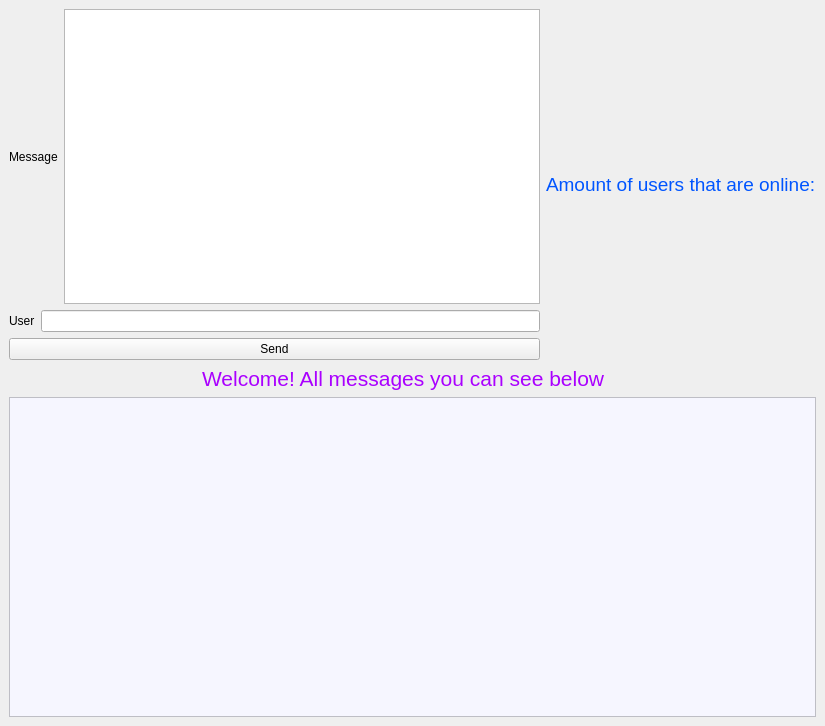
<?xml version="1.0" encoding="UTF-8"?>
<ui version="4.0">
 <class>MainWindow</class>
 <widget class="QMainWindow" name="MainWindow">
  <property name="geometry">
   <rect>
    <x>0</x>
    <y>0</y>
    <width>825</width>
    <height>726</height>
   </rect>
  </property>
  <property name="windowTitle">
   <string>MainWindow</string>
  </property>
  <property name="styleSheet">
   <string notr="true">QHeaderView::section {
    background-color: rgb(232,232,255);
    font-size: 11pt;
    border-style: none;
    border-bottom: 1px solid #fffff8;
    border-right: 1px solid #fffff8;
}

QHeaderView::section:horizontal
{
    border-top: 1px solid #fffff8;
}

QTableWidget {
    gridline-color: #fffff8;
    background-color: rgb(246,246,255);
    font-size: 11pt;
}</string>
  </property>
  <widget class="QWidget" name="centralwidget">
   <layout class="QGridLayout" name="gridLayout">
    <item row="0" column="0">
     <layout class="QVBoxLayout" name="verticalLayout_4">
      <item>
       <layout class="QHBoxLayout" name="horizontalLayout_4">
        <item>
         <layout class="QVBoxLayout" name="verticalLayout_3">
          <item>
           <layout class="QVBoxLayout" name="verticalLayout_2">
            <item>
             <layout class="QHBoxLayout" name="horizontalLayout_2">
              <item>
               <widget class="QLabel" name="label">
                <property name="text">
                 <string>Message</string>
                </property>
               </widget>
              </item>
              <item>
               <widget class="QTextEdit" name="textEdit"/>
              </item>
             </layout>
            </item>
            <item>
             <layout class="QHBoxLayout" name="horizontalLayout_3">
              <item>
               <widget class="QLabel" name="label_2">
                <property name="text">
                 <string>User</string>
                </property>
               </widget>
              </item>
              <item>
               <widget class="QLineEdit" name="lineEditUser"/>
              </item>
             </layout>
            </item>
           </layout>
          </item>
          <item>
           <widget class="QPushButton" name="pushButtonSend">
            <property name="text">
             <string>Send</string>
            </property>
           </widget>
          </item>
         </layout>
        </item>
        <item>
         <widget class="QLabel" name="labelAmount">
          <property name="text">
           <string>&lt;html&gt;&lt;head/&gt;&lt;body&gt;&lt;p&gt;&lt;span style=&quot; font-size:14pt; color:#0055ff;&quot;&gt;Amount of users that are online:&lt;/span&gt;&lt;/p&gt;&lt;/body&gt;&lt;/html&gt;</string>
          </property>
         </widget>
        </item>
       </layout>
      </item>
      <item>
       <layout class="QVBoxLayout" name="verticalLayout">
        <item>
         <layout class="QHBoxLayout" name="horizontalLayout">
          <item>
           <spacer name="horizontalSpacer">
            <property name="orientation">
             <enum>Qt::Horizontal</enum>
            </property>
            <property name="sizeHint" stdset="0">
             <size>
              <width>40</width>
              <height>20</height>
             </size>
            </property>
           </spacer>
          </item>
          <item>
           <widget class="QLabel" name="labelWelcome">
            <property name="text">
             <string>&lt;html&gt;&lt;head/&gt;&lt;body&gt;&lt;p&gt;&lt;span style=&quot; font-size:16pt; color:#aa00ff;&quot;&gt;Welcome! All messages you can see below &lt;/span&gt;&lt;/p&gt;&lt;/body&gt;&lt;/html&gt;</string>
            </property>
           </widget>
          </item>
          <item>
           <widget class="QLabel" name="label_3">
            <property name="text">
             <string/>
            </property>
            <property name="pixmap">
             <pixmap resource="Pictures.qrc">:/down-arrow.png</pixmap>
            </property>
           </widget>
          </item>
          <item>
           <spacer name="horizontalSpacer_2">
            <property name="orientation">
             <enum>Qt::Horizontal</enum>
            </property>
            <property name="sizeHint" stdset="0">
             <size>
              <width>40</width>
              <height>20</height>
             </size>
            </property>
           </spacer>
          </item>
         </layout>
        </item>
        <item>
         <widget class="QTableWidget" name="tableWidgetMessages">
          <property name="autoScroll">
           <bool>true</bool>
          </property>
          <property name="alternatingRowColors">
           <bool>false</bool>
          </property>
          <attribute name="horizontalHeaderVisible">
           <bool>true</bool>
          </attribute>
          <attribute name="horizontalHeaderCascadingSectionResizes">
           <bool>false</bool>
          </attribute>
          <attribute name="horizontalHeaderStretchLastSection">
           <bool>true</bool>
          </attribute>
          <attribute name="verticalHeaderVisible">
           <bool>false</bool>
          </attribute>
          <attribute name="verticalHeaderStretchLastSection">
           <bool>false</bool>
          </attribute>
         </widget>
        </item>
       </layout>
      </item>
     </layout>
    </item>
   </layout>
  </widget>
 </widget>
 <resources>
  <include location="Pictures.qrc"/>
 </resources>
 <connections/>
</ui>
